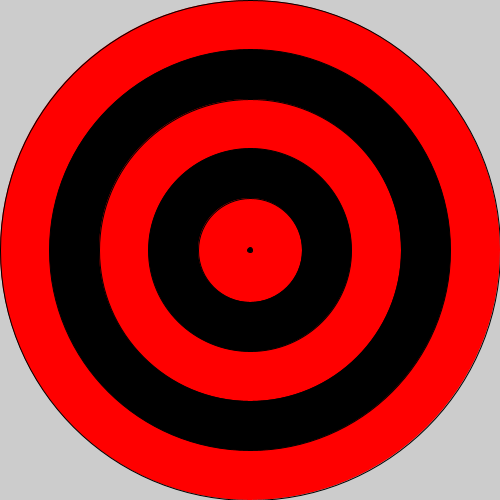
Frame 1 (no input)
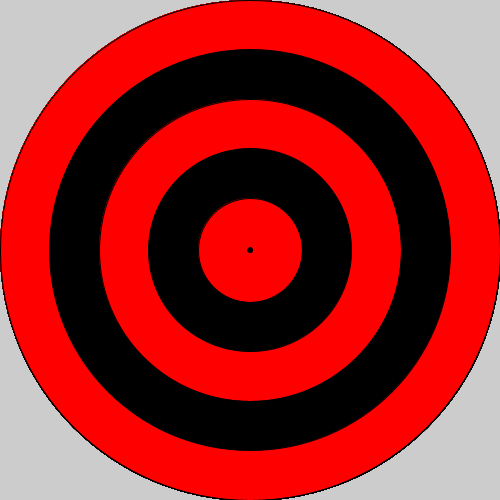
Frame 60 (the mouse pressed at the canvas centre just before this capture)
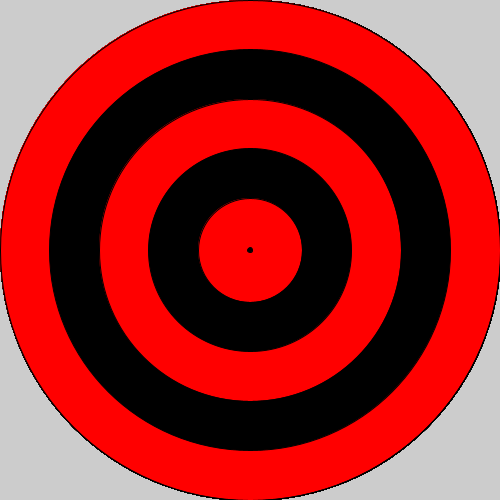
Frame 120 (the mouse held since frame 60 and released just before this capture)

The Processing sketch that drew these frames (run headless with seeded random() and noise(); from frame 60 on, the mouse is pressed at the canvas centre):

// Processing sketch: bullseye
// ── bullseye.pde
void setup(){
  size(500,500);
}
void draw(){
  for(int i=500; i>0; i-=99){
    if(i %2 ==0){
      fill(1000,0,0);
    }
    else if(i % 2==1){
      fill(0,0,0);
    }
  ellipse(250,250,i,i);
  }
}
